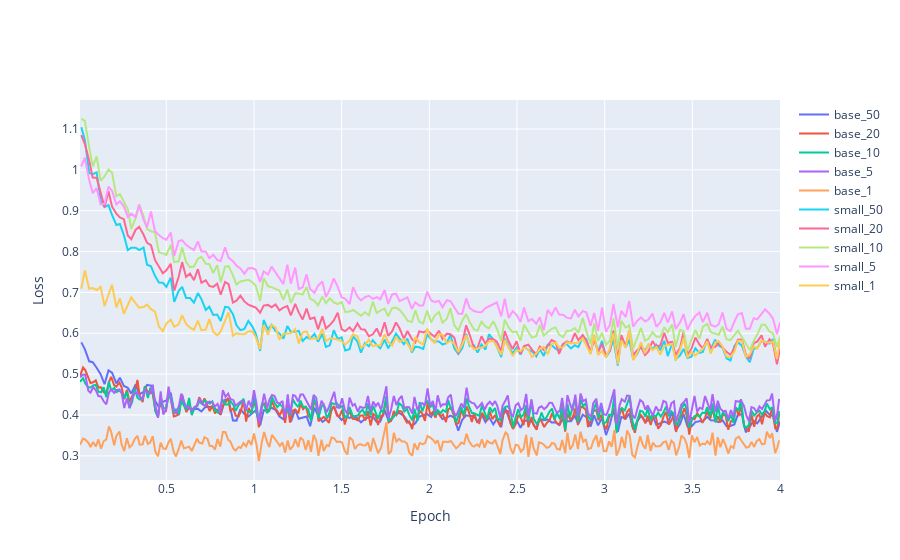

Here is the notebook cell this chart was saved with:
### Code cell
plt = go.Figure()
for key in d:
    x, y = get_epoch_loss(d[key])
    x, y = smooth(x, y)
#     plt.add_trace(go.Scatter(x=x, y=y, name="spline",
#                     text=["tweak line smoothness<br>with 'smoothing' in line object"],
#                     hoverinfo='text+name',
#                     line_shape='spline'))
    plt.add_trace(go.Scatter(x=x, y=y,name=key,))
plt.update_traces(mode="lines", hovertemplate=None)
plt.update_layout(hovermode="x")
plt.update_xaxes(title_text='Epoch')
plt.update_yaxes(title_text='Loss')
plt.show()

### Figure 1 — Plotly figure (JSON) as saved in the notebook; plotly's stock layout.template omitted (floating-point values rounded to 4 significant figures; data arrays with more than 128 entries replaced by an {"elided": "..."} marker saying what was removed)
{"data": [{"mode": "lines", "name": "base_50", "type": "scatter", "x": {"elided": "181 float values"}, "y": {"elided": "181 float values"}}, {"mode": "lines", "name": "base_20", "type": "scatter", "x": {"elided": "271 float values"}, "y": {"elided": "271 float values"}}, {"mode": "lines", "name": "base_10", "type": "scatter", "x": {"elided": "271 float values"}, "y": {"elided": "271 float values"}}, {"mode": "lines", "name": "base_5", "type": "scatter", "x": {"elided": "271 float values"}, "y": {"elided": "271 float values"}}, {"mode": "lines", "name": "base_1", "type": "scatter", "x": {"elided": "271 float values"}, "y": {"elided": "271 float values"}}, {"mode": "lines", "name": "small_50", "type": "scatter", "x": {"elided": "181 float values"}, "y": {"elided": "181 float values"}}, {"mode": "lines", "name": "small_20", "type": "scatter", "x": {"elided": "181 float values"}, "y": {"elided": "181 float values"}}, {"mode": "lines", "name": "small_10", "type": "scatter", "x": {"elided": "181 float values"}, "y": {"elided": "181 float values"}}, {"mode": "lines", "name": "small_5", "type": "scatter", "x": {"elided": "181 float values"}, "y": {"elided": "181 float values"}}, {"mode": "lines", "name": "small_1", "type": "scatter", "x": {"elided": "181 float values"}, "y": {"elided": "181 float values"}}], "layout": {"hovermode": "x", "xaxis": {"title": {"text": "Epoch"}}, "yaxis": {"title": {"text": "Loss"}}}}
